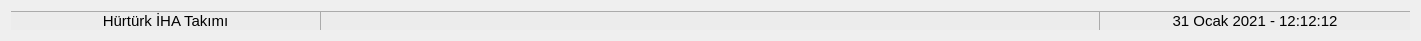
   <widget class="QWidget" name="layoutWidget_3">
    <property name="geometry">
     <rect>
      <x>0</x>
      <y>760</y>
      <width>1421</width>
      <height>35</height>
     </rect>
    </property>
    <layout class="QHBoxLayout" name="bl_statusBar" stretch="0,0,0">
     <property name="spacing">
      <number>0</number>
     </property>
     <item>
      <widget class="QLabel" name="lb_teamName">
       <property name="maximumSize">
        <size>
         <width>310</width>
         <height>16777215</height>
        </size>
       </property>
       <property name="font">
        <font>
         <family>Ubuntu</family>
         <pointsize>11</pointsize>
         <weight>50</weight>
         <italic>false</italic>
         <bold>false</bold>
        </font>
       </property>
       <property name="styleSheet">
        <string notr="true">QLabel {
	font: 11pt &quot;Ubuntu&quot;;
	background-color: #ECECEC;
	border-right: 1px solid #ababab;
	border-top: 1px solid #ababab;
}</string>
       </property>
       <property name="text">
        <string>Hürtürk İHA Takımı</string>
       </property>
       <property name="alignment">
        <set>Qt::AlignCenter</set>
       </property>
      </widget>
     </item>
     <item>
      <widget class="QLabel" name="lb_status">
       <property name="font">
        <font>
         <family>Ubuntu</family>
         <pointsize>9</pointsize>
         <weight>50</weight>
         <italic>false</italic>
         <bold>false</bold>
        </font>
       </property>
       <property name="styleSheet">
        <string notr="true">QLabel {
	font: 9pt &quot;Ubuntu&quot;;
	color: red;
	background-color: #ECECEC;
	border-right: 1px solid #ababab;
	border-top: 1px solid #ababab;
}</string>
       </property>
       <property name="text">
        <string/>
       </property>
       <property name="alignment">
        <set>Qt::AlignCenter</set>
       </property>
      </widget>
     </item>
     <item>
      <widget class="QLabel" name="lb_date">
       <property name="maximumSize">
        <size>
         <width>310</width>
         <height>16777215</height>
        </size>
       </property>
       <property name="font">
        <font>
         <family>Ubuntu</family>
         <pointsize>11</pointsize>
         <weight>50</weight>
         <italic>false</italic>
         <bold>false</bold>
        </font>
       </property>
       <property name="styleSheet">
        <string notr="true">QLabel {
	font: 11pt &quot;Ubuntu&quot;;
	background-color: #ECECEC;
	border-top: 1px solid #ababab;
}</string>
       </property>
       <property name="text">
        <string>31 Ocak 2021 - 12:12:12</string>
       </property>
       <property name="alignment">
        <set>Qt::AlignCenter</set>
       </property>
      </widget>
     </item>
    </layout>
   </widget>
